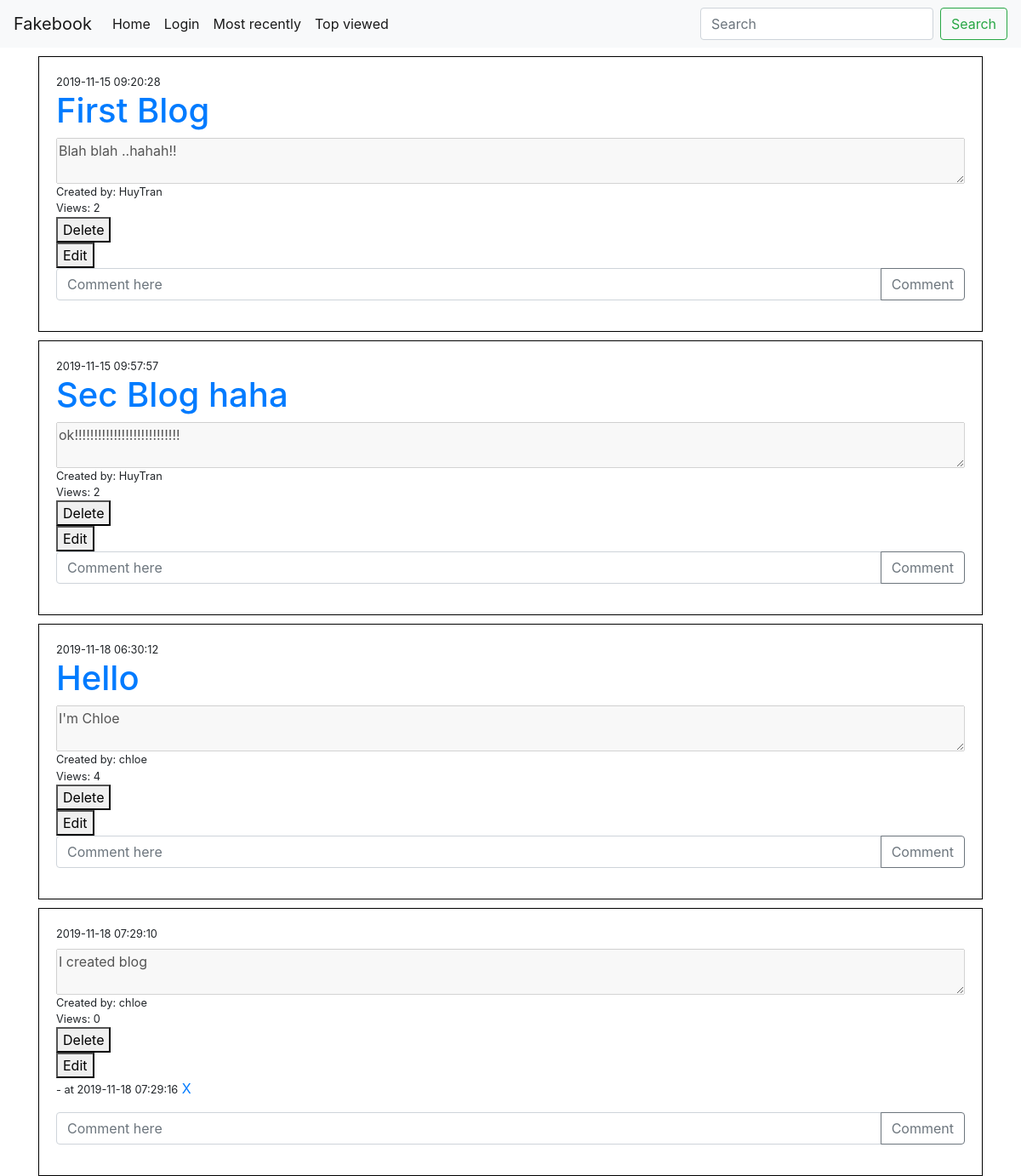
Before: / with the older database file.
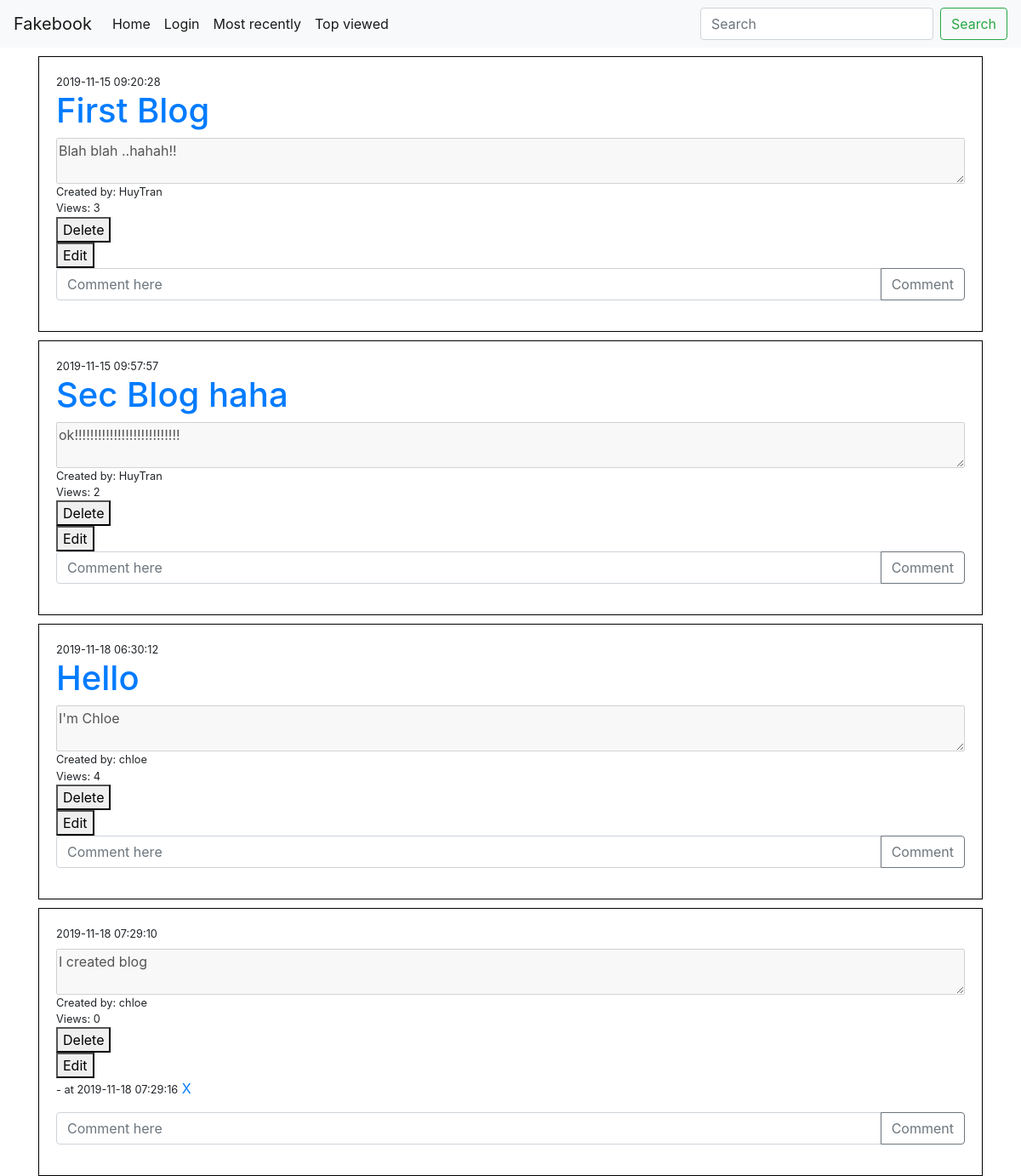
After: the same page with the newer database file.
### app.py (models this page shows)
class Blog(db.Model):
    id = db.Column(db.Integer, primary_key = True)
    title = db.Column(db.String(200),nullable= False)
    body =  db.Column(db.String,nullable= False)
    author = db.Column(db.String,nullable = False)
    created_on = db.Column(db.DateTime, server_default=db.func.now())
    updated_on = db.Column(db.DateTime, server_default=db.func.now(), server_onupdate=db.func.now())
    user_id = db.Column(db.String,nullable = False)
    view_count = db.Column(db.Integer, default=0)

class Comment(db.Model):
    id = db.Column(db.Integer, primary_key = True)
    body =  db.Column(db.String,nullable= False)
    user_id = db.Column(db.Integer,nullable = False)
    blog_id = db.Column(db.Integer,nullable = False)
    created_on = db.Column(db.DateTime, server_default=db.func.now())
    updated_on = db.Column(db.DateTime, server_default=db.func.now(), server_onupdate=db.func.now())

### app.py (the view)
@app.route('/',methods=["GET","POST"])
def home():
    posts = Blog.query.all()
    filter = request.args.get('filter')
    for post in posts:
        post.comments = Comment.query.filter_by(blog_id = post.id).all()
    if filter == 'most-recently':
        posts = Blog.query.order_by(Blog.created_on.desc()).all()
    if filter == 'top-viewed':
        posts = Blog.query.order_by(Blog.view_count.desc()).all()
    return render_template('/index.html',posts = posts, ref = 'home')

### templates/index.html (shortened to what this page needs)
{% extends './base.html' %}
{% block content %}
<div class="container">
  {% include './views/listposts.html' %}
</div>
{% endblock %}

### templates/base.html (shortened to what this page needs)
<!DOCTYPE html>
<html lang="en">
<head>
    <link rel="stylesheet" href="https://stackpath.bootstrapcdn.com/bootstrap/4.3.1/css/bootstrap.min.css"
>
    <link rel="stylesheet" href="../static/styles.css">
</head>
<body>
        {% include './views/navbar.html' %}
        {% block content %}{% endblock %}
</body>
</html>

### templates/views/navbar.html (shortened to what this page needs)
<nav class="navbar navbar-expand-lg navbar-light bg-light">
    <a class="navbar-brand" href="{{url_for('home')}}">Fakebook</a>
    <div class="collapse navbar-collapse" id="navbarSupportedContent">
        <ul class="navbar-nav mr-auto">
            <li class="nav-item active">
                <a class="nav-link" href="/">Home <span class="sr-only">(current)</span></a>
            </li>
            {% if current_user.is_anonymous %}
            <li class="nav-item active">
                <a class="nav-link" href="/login">Login</a>
            </li>
            {% endif %}
            <li class="nav-item active">
                <a class="nav-link" href="{{url_for('home', filter='most-recently')}}">Most recently<span class="sr-only">(current)</span></a>
            </li>
            <li class="nav-item active">
                <a class="nav-link" href="{{url_for('home', filter='top-viewed')}}">Top viewed<span class="sr-only">(current)</span></a>
            </li>
        </ul>
        <form class="form-inline my-2 my-lg-0">
            <input class="form-control mr-sm-2" type="search" placeholder="Search" aria-label="Search">
            <button class="btn btn-outline-success my-2 my-sm-0" type="submit">Search</button>
        </form>
    </div>
</nav>

### templates/views/listposts.html
{% for post in posts %}
{% include './views/_post.html' %}
{% endfor %}

### templates/views/_post.html (shortened to what this page needs)
<div class='box'>
    <small>{{post.created_on}}</small>
    <h1><a href="{{url_for('view_post', id= post.id)}}">{{post.title}}</a></h1>
    <textarea disabled>{{post.body}}</textarea>
    <small>Created by: {{post.author}}</small>
    <small> Views: {{post.view_count}} </small>
    <form action="{{url_for('delete_blog',b=post.id)}}">
        <button type="submit">Delete</button>
    </form>
    <form  action="{{url_for('edit_post',id=post.id)}}">
        <button type="submit">Edit</button>
    </form>
    {% for comment in post.comments %}
    <p>
        {{ comment.body }} <small> - at {{comment.created_on}}</small>
        <a href="{{url_for('delete_comment',id = post.id, id_comment = comment.id, ref =ref)}}">X</a>
    </p>
    {% endfor %}
    <form class="input-group mb-3" method="POST" action="{{url_for('create_comment', id = post.id, ref=ref)}}">
        <input name="body" type="text" class="form-control" placeholder="Comment here" aria-label="Recipient's username"
            aria-describedby="button-addon2">
        <div class="input-group-append">
            <button class="btn btn-outline-secondary" type="submit" id="button-addon2">Comment</button>
        </div>
    </form>
</div>

### static/styles.css (style rules this page uses)
.box { height: auto; width: 100%; display: flex; flex-direction: column; border: solid 1px black; padding: 20px; margin-top: 10px; }

Changed rows visible on the page:
changed Blog "First Blog": view_count "2" → "3"
